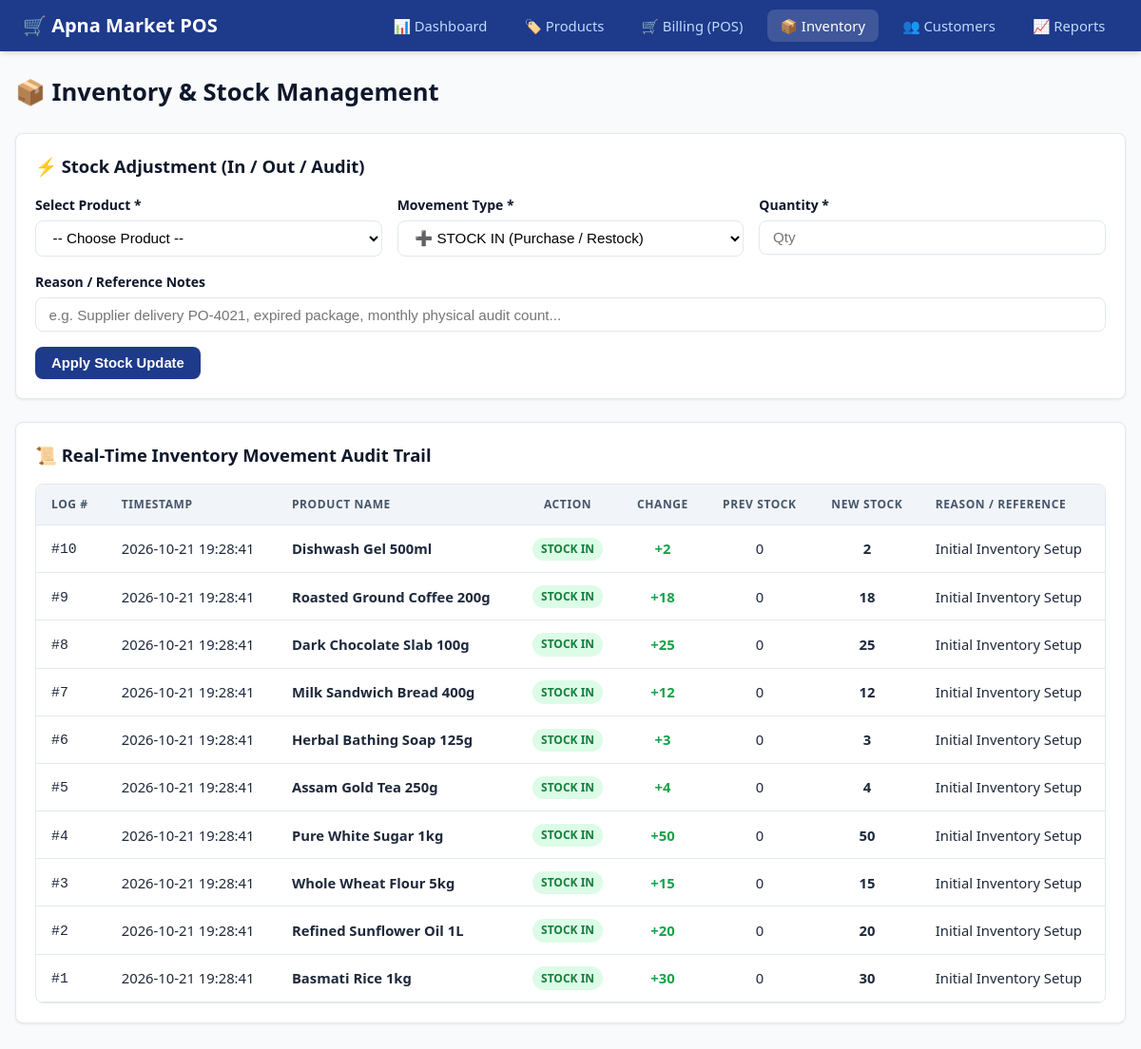
Page /inventory on the committed database.
### tables this page shows
CREATE TABLE inventory_logs (
            id INTEGER PRIMARY KEY AUTOINCREMENT,
            product_id INTEGER NOT NULL,
            product_name TEXT NOT NULL,
            change_type TEXT NOT NULL,
            qty_change INTEGER NOT NULL,
            previous_stock INTEGER,
            new_stock INTEGER,
            reason TEXT,
            logged_at TEXT NOT NULL
        );

### pos-system/app.py (the view, shortened to what this page needs)
@app.route('/inventory', methods=['GET', 'POST'])
def inventory():
    db = get_db()
    products_list = db.execute("SELECT id, sku, name, stock FROM products ORDER BY name ASC").fetchall()
    logs = db.execute("""
        SELECT * FROM inventory_logs
        ORDER BY id DESC LIMIT 100
    """).fetchall()
    return render_template('inventory.html', products=products_list, logs=logs)

### pos-system/app.py (called while the page is built)
def get_db():
    if 'db' not in g:
        g.db = sqlite3.connect(app.config['DATABASE'])
        g.db.row_factory = sqlite3.Row
        g.db.execute("PRAGMA foreign_keys = ON")
    return g.db

### pos-system/templates/inventory.html (shortened to what this page needs)
{% extends "base.html" %}
{% block content %}
<div class="page-header">
  <h1 class="page-title">📦 Inventory & Stock Management</h1>
</div>
<div class="card">
  <div class="card-header">
    <span>⚡ Stock Adjustment (In / Out / Audit)</span>
  </div>
  <form method="POST">
    <div class="form-row">
      <div class="form-group" style="flex: 2;">
        <label class="form-label" for="product_id">Select Product *</label>
        <select id="product_id" name="product_id" class="form-select" required>
          <option value="" disabled selected>-- Choose Product --</option>
        </select>
      </div>
      <div class="form-group">
        <label class="form-label" for="action_type">Movement Type *</label>
        <select id="action_type" name="action_type" class="form-select" required>
          <option value="STOCK_IN">➕ STOCK IN (Purchase / Restock)</option>
        </select>
      </div>
      <div class="form-group">
        <label class="form-label" for="qty">Quantity *</label>
        <input type="number" min="1" id="qty" name="qty" class="form-control" required placeholder="Qty">
      </div>
    </div>
    <div class="form-group">
      <label class="form-label" for="reason">Reason / Reference Notes</label>
      <input type="text" id="reason" name="reason" class="form-control" placeholder="e.g. Supplier delivery PO-4021, expired package, monthly physical audit count...">
    </div>
    <button type="submit" class="btn btn-primary">Apply Stock Update</button>
  </form>
</div>
<div class="card">
  <div class="card-header">
    <span>📜 Real-Time Inventory Movement Audit Trail</span>
  </div>
  <div class="table-wrapper" tabindex="0" role="region" aria-label="Inventory audit logs">
    <table>
      <thead>
        <tr>
          <th>Log #</th>
          <th>Timestamp</th>
          <th>Product Name</th>
          <th class="text-center">Action</th>
          <th class="text-center">Change</th>
          <th class="text-center">Prev Stock</th>
          <th class="text-center">New Stock</th>
          <th>Reason / Reference</th>
        </tr>
      </thead>
      <tbody>
        {% for log in logs %}
          <tr>
            <td><code>#{{ log.id }}</code></td>
            <td>{{ log.logged_at }}</td>
            <td><strong>{{ log.product_name }}</strong></td>
            <td class="text-center">
              {% if log.change_type == 'STOCK_IN' %}
                <span class="badge badge-success">STOCK IN</span>
              {% elif log.change_type == 'SALE' %}
                <span class="badge badge-info">SALE</span>
              {% elif log.change_type == 'STOCK_OUT' %}
                <span class="badge badge-danger">STOCK OUT</span>
              {% else %}
                <span class="badge badge-warning">ADJUSTMENT</span>
              {% endif %}
            </td>
            <td class="text-center font-bold">
              {% if log.qty_change > 0 %}
                <span style="color: var(--success); font-weight: bold;">+{{ log.qty_change }}</span>
              {% else %}
                <span style="color: var(--danger); font-weight: bold;">{{ log.qty_change }}</span>
              {% endif %}
            </td>
            <td class="text-center">{{ log.previous_stock }}</td>
            <td class="text-center"><strong>{{ log.new_stock }}</strong></td>
            <td>{{ log.reason }}</td>
          </tr>
        {% else %}
          <tr>
            <td colspan="8" class="text-center" style="padding: 2rem; color: var(--text-muted);">
              No inventory logs recorded yet.
            </td>
          </tr>
        {% endfor %}
      </tbody>
    </table>
  </div>
</div>
{% endblock %}

### pos-system/static/style.css (style rules this page uses)
:root { --primary: #1e3a8a; --primary-hover: #1d4ed8; --primary-light: #eff6ff; --secondary: #0f172a; --accent: #2563eb; --success: #16a34a; --success-bg: #dcfce7; --danger: #dc2626; --danger-bg: #fee2e2; --warning: #d97706; --warning-bg: #fef3c7; --bg: #f8fafc; --surface: #ffffff; --border: #e2e8f0; --text: #1e293b; --text-muted: #64748b; --radius: 8px; --shadow-sm: 0 1px 3px rgba(0,0,0,0.07); --shadow-md: 0 4px 6px -1px rgba(0,0,0,0.1), 0 2px 4px -2px rgba(0,0,0,0.08); }
*, *::before, *::after { box-sizing: border-box; margin: 0; padding: 0; }
body { font-family: system-ui, -apple-system, BlinkMacSystemFont, "Segoe UI", Roboto, sans-serif; background-color: var(--bg); color: var(--text); line-height: 1.5; min-height: 100vh; display: flex; flex-direction: column; }
.page-header { display: flex; justify-content: space-between; align-items: center; margin-bottom: 1.5rem; flex-wrap: wrap; gap: 1rem; }
.page-title { font-size: 1.6rem; font-weight: 700; color: var(--secondary); }
.card { background: var(--surface); border: 1px solid var(--border); border-radius: var(--radius); padding: 1.25rem; box-shadow: var(--shadow-sm); margin-bottom: 1.5rem; }
.card-header { font-size: 1.15rem; font-weight: 600; margin-bottom: 1rem; color: var(--secondary); display: flex; justify-content: space-between; align-items: center; }
.table-wrapper { overflow: auto; max-inline-size: 100%; border-radius: var(--radius); border: 1px solid var(--border); background: var(--surface); container-type: inline-size; }
table { width: 100%; border-collapse: collapse; text-align: left; font-size: 0.925rem; }
thead { background: #f1f5f9; position: sticky; inset-block-start: 0; z-index: 10; }
th, td { padding: 0.75rem 1rem; border-bottom: 1px solid var(--border); }
th { font-weight: 600; color: #475569; text-transform: uppercase; font-size: 0.75rem; letter-spacing: 0.05em; }
.text-center { text-align: center; }
.badge { display: inline-block; padding: 0.2rem 0.55rem; font-size: 0.75rem; font-weight: 600; border-radius: 9999px; text-transform: uppercase; }
.badge-success { background: var(--success-bg); color: #15803d; }
.btn { display: inline-flex; align-items: center; justify-content: center; gap: 0.35rem; padding: 0.5rem 1rem; font-size: 0.925rem; font-weight: 600; border-radius: var(--radius); border: 1px solid transparent; cursor: pointer; text-decoration: none; transition: all 0.15s ease-in-out; }
.btn-primary { background: var(--primary); color: white; }
.form-group { margin-bottom: 1rem; }
.form-label { display: block; font-size: 0.875rem; font-weight: 600; margin-bottom: 0.35rem; color: var(--secondary); }
.form-control, .form-select { width: 100%; padding: 0.55rem 0.85rem; border: 1px solid var(--border); border-radius: var(--radius); font-size: 0.95rem; background: white; transition: border-color 0.15s ease-in-out, box-shadow 0.15s ease-in-out; }
.form-row { display: grid; grid-template-columns: repeat(auto-fit, minmax(200px, 1fr)); gap: 1rem; }

### rows in the picture
inventory_logs: id "10", logged_at "2026-10-21 19:28:41", product_name "Dishwash Gel 500ml", change_type "STOCK IN", qty_change "2", previous_stock "0", new_stock "2", reason "Initial Inventory Setup"
inventory_logs: id "9", logged_at "2026-10-21 19:28:41", product_name "Roasted Ground Coffee 200g", change_type "STOCK IN", qty_change "18", previous_stock "0", new_stock "18", reason "Initial Inventory Setup"
inventory_logs: id "8", logged_at "2026-10-21 19:28:41", product_name "Dark Chocolate Slab 100g", change_type "STOCK IN", qty_change "25", previous_stock "0", new_stock "25", reason "Initial Inventory Setup"
inventory_logs: id "7", logged_at "2026-10-21 19:28:41", product_name "Milk Sandwich Bread 400g", change_type "STOCK IN", qty_change "12", previous_stock "0", new_stock "12", reason "Initial Inventory Setup"
inventory_logs: id "6", logged_at "2026-10-21 19:28:41", product_name "Herbal Bathing Soap 125g", change_type "STOCK IN", qty_change "3", previous_stock "0", new_stock "3", reason "Initial Inventory Setup"
inventory_logs: id "5", logged_at "2026-10-21 19:28:41", product_name "Assam Gold Tea 250g", change_type "STOCK IN", qty_change "4", previous_stock "0", new_stock "4", reason "Initial Inventory Setup"
inventory_logs: id "4", logged_at "2026-10-21 19:28:41", product_name "Pure White Sugar 1kg", change_type "STOCK IN", qty_change "50", previous_stock "0", new_stock "50", reason "Initial Inventory Setup"
inventory_logs: id "3", logged_at "2026-10-21 19:28:41", product_name "Whole Wheat Flour 5kg", change_type "STOCK IN", qty_change "15", previous_stock "0", new_stock "15", reason "Initial Inventory Setup"
inventory_logs: id "2", logged_at "2026-10-21 19:28:41", product_name "Refined Sunflower Oil 1L", change_type "STOCK IN", qty_change "20", previous_stock "0", new_stock "20", reason "Initial Inventory Setup"
inventory_logs: id "1", logged_at "2026-10-21 19:28:41", product_name "Basmati Rice 1kg", change_type "STOCK IN", qty_change "30", previous_stock "0", new_stock "30", reason "Initial Inventory Setup"
